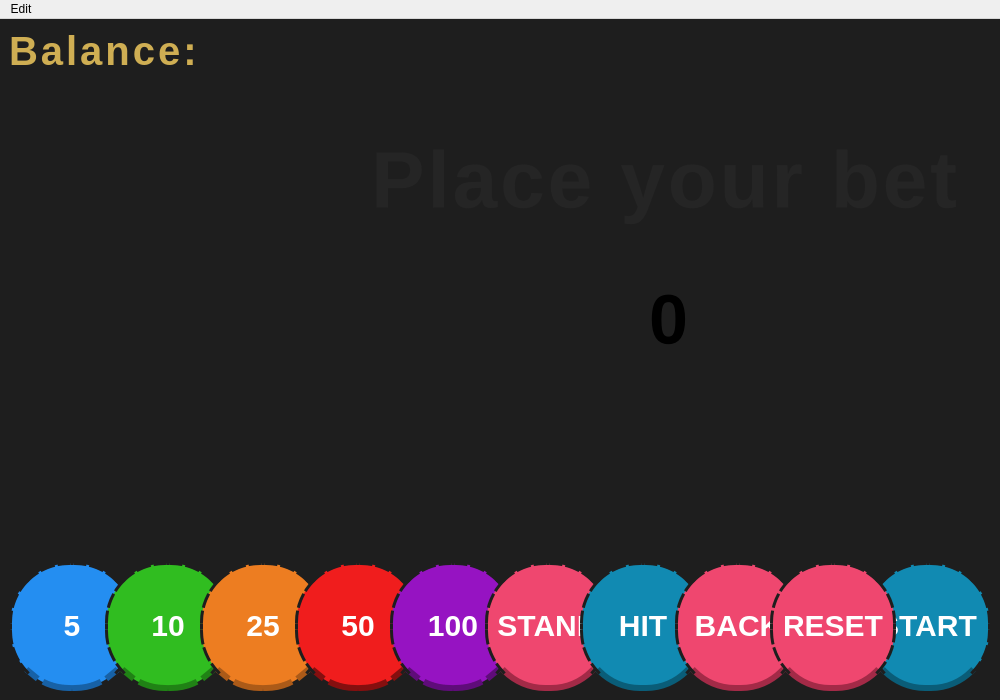
<?xml version="1.0" encoding="UTF-8"?>
<ui version="4.0">
 <class>MainWindow</class>
 <widget class="QMainWindow" name="MainWindow">
  <property name="geometry">
   <rect>
    <x>0</x>
    <y>0</y>
    <width>1000</width>
    <height>700</height>
   </rect>
  </property>
  <property name="minimumSize">
   <size>
    <width>1000</width>
    <height>700</height>
   </size>
  </property>
  <property name="windowTitle">
   <string>Blackjack</string>
  </property>
  <property name="windowIcon">
   <iconset theme="QIcon::ThemeIcon::FormatTextBold"/>
  </property>
  <property name="styleSheet">
   <string notr="true">
    #centralwidget { background: #1E1E1E; }
    QGraphicsView { background: transparent; }
    QLabel { font-family: &quot;balatro&quot;; font-weight: bold; font-size: 40px; letter-spacing: 3px; }
    QPushButton {
        min-width: 120px;
        min-height: 120px;
        max-width: 120px;
        max-height: 120px;
        border-radius: 60px;
        color: white;
        font-family: &quot;balatro&quot;;
        font-weight: bold;
        font-size: 30px;
        border: 3px dashed #1e1e1e;
    }
    QPushButton:pressed { border-bottom: 2px solid #9e3a18; margin-top: 4px; }
    QPushButton:disabled {
        background-color: #4a4a4a;
        color: #888888;
        border: 3px solid #333333;
        border-bottom: 2px solid #333333;
        border-color: #666666;
        margin-top: 4px;
    }

    QPushButton#bet5Button:enabled { background-color: #248ef1; border-bottom: 6px dashed #1761a6; }
    QPushButton#bet10Button:enabled { background-color: #30bd20; border-bottom: 6px dashed #208215; }
    QPushButton#bet25Button:enabled { background-color: #ed7d21; border-bottom: 6px dashed #ab5a18; }
    QPushButton#bet50Button:enabled { background-color: #f01d1d; border-bottom: 6px dashed #850f0f; }
    QPushButton#bet100Button:enabled { background-color: #9613c2; border-bottom: 6px dashed #5f0c7a; }

    QPushButton#standButton { background-color: #ef476f; border-bottom: 6px solid #a32a47; }
    QPushButton#hitButton { background-color: #118ab2; border-bottom: 6px solid #0a5d78; }
    QPushButton#startButton { background-color: #118ab2; border-bottom: 6px solid #0a5d78; }
    QPushButton#backButton { background-color: #ef476f; border-bottom: 6px solid #a32a47; }
    QPushButton#resetButton { background-color: #ef476f; border-bottom: 6px solid #a32a47; }

    QPushButton#bet5Button:hover { background-color: #1c7ed6; }
    QPushButton#bet10Button:hover { background-color: #269e1b; }
    QPushButton#bet25Button:hover { background-color: #cf6d1d; }
    QPushButton#bet50Button:hover { background-color: #d11919; }
    QPushButton#bet100Button:hover { background-color: #7e10a3; }
    QPushButton#standButton:hover { background-color: #d6335a; }
    QPushButton#hitButton:hover { background-color: #0e7496; }
    QPushButton#startButton:hover { background-color: #0e7496; }
    QPushButton#backButton:hover { background-color: #d6335a; }
    QPushButton#resetButton:hover { background-color: #d6335a; }

    #balanceLabel { color: #cfae53; }
    #currentBetLabel { font-size: 70px; }
    #infoLabel { font-size: 80px; color: rgba(100, 100, 100, 25); }
   </string>
  </property>
  <widget class="QWidget" name="centralwidget">
   <layout class="QGridLayout" name="gridLayout">
    <item row="4" column="0">
     <widget class="QGraphicsView" name="playerHandView">
      <property name="sizePolicy">
       <sizepolicy hsizetype="Expanding" vsizetype="Expanding">
        <horstretch>0</horstretch>
        <verstretch>0</verstretch>
       </sizepolicy>
      </property>
      <property name="frameShape">
       <enum>QFrame::Shape::NoFrame</enum>
      </property>
      <property name="frameShadow">
       <enum>QFrame::Shadow::Plain</enum>
      </property>
      <property name="lineWidth">
       <number>0</number>
      </property>
      <property name="backgroundBrush">
       <brush brushstyle="NoBrush">
        <color alpha="0">
         <red>0</red>
         <green>0</green>
         <blue>0</blue>
        </color>
       </brush>
      </property>
      <property name="foregroundBrush">
       <brush brushstyle="NoBrush">
        <color alpha="0">
         <red>0</red>
         <green>0</green>
         <blue>0</blue>
        </color>
       </brush>
      </property>
     </widget>
    </item>
    <item row="2" column="0">
     <widget class="QGraphicsView" name="dealerHandView">
      <property name="frameShape">
       <enum>QFrame::Shape::NoFrame</enum>
      </property>
     </widget>
    </item>
    <item row="0" column="0">
     <widget class="QLabel" name="balanceLabel">
      <property name="text">
       <string>Balance:</string>
      </property>
      <property name="alignment">
       <set>Qt::AlignmentFlag::AlignLeading|Qt::AlignmentFlag::AlignLeft|Qt::AlignmentFlag::AlignTop</set>
      </property>
     </widget>
    </item>
    <item row="5" column="1">
     <widget class="QPushButton" name="startButton">
      <property name="cursor">
       <cursorShape>PointingHandCursor</cursorShape>
      </property>
      <property name="text">
       <string>START</string>
      </property>
     </widget>
    </item>
    <item row="5" column="0">
     <layout class="QHBoxLayout" name="playerButtons">
      <item>
       <widget class="QPushButton" name="bet5Button">
        <property name="cursor">
         <cursorShape>PointingHandCursor</cursorShape>
        </property>
        <property name="text">
         <string>5</string>
        </property>
       </widget>
      </item>
      <item>
       <widget class="QPushButton" name="bet10Button">
        <property name="cursor">
         <cursorShape>PointingHandCursor</cursorShape>
        </property>
        <property name="text">
         <string>10</string>
        </property>
       </widget>
      </item>
      <item>
       <widget class="QPushButton" name="bet25Button">
        <property name="cursor">
         <cursorShape>PointingHandCursor</cursorShape>
        </property>
        <property name="text">
         <string>25</string>
        </property>
       </widget>
      </item>
      <item>
       <widget class="QPushButton" name="bet50Button">
        <property name="cursor">
         <cursorShape>PointingHandCursor</cursorShape>
        </property>
        <property name="text">
         <string>50</string>
        </property>
       </widget>
      </item>
      <item>
       <widget class="QPushButton" name="bet100Button">
        <property name="cursor">
         <cursorShape>PointingHandCursor</cursorShape>
        </property>
        <property name="text">
         <string>100</string>
        </property>
       </widget>
      </item>
      <item>
       <widget class="QPushButton" name="standButton">
        <property name="cursor">
         <cursorShape>PointingHandCursor</cursorShape>
        </property>
        <property name="text">
         <string>STAND</string>
        </property>
       </widget>
      </item>
      <item>
       <widget class="QPushButton" name="hitButton">
        <property name="cursor">
         <cursorShape>PointingHandCursor</cursorShape>
        </property>
        <property name="text">
         <string>HIT</string>
        </property>
       </widget>
      </item>
      <item>
       <widget class="QPushButton" name="backButton">
        <property name="text">
         <string>BACK</string>
        </property>
       </widget>
      </item>
      <item>
       <widget class="QPushButton" name="resetButton">
        <property name="text">
         <string>RESET</string>
        </property>
       </widget>
      </item>
     </layout>
    </item>
   </layout>
   <widget class="QLabel" name="currentBetLabel">
    <property name="geometry">
     <rect>
      <x>570</x>
      <y>250</y>
      <width>200</width>
      <height>100</height>
     </rect>
    </property>
    <property name="text">
     <string>0</string>
    </property>
    <property name="alignment">
     <set>Qt::AlignmentFlag::AlignCenter</set>
    </property>
   </widget>
   <widget class="QLabel" name="infoLabel">
    <property name="geometry">
     <rect>
      <x>20</x>
      <y>70</y>
      <width>1291</width>
      <height>181</height>
     </rect>
    </property>
    <property name="text">
     <string>Place your bet</string>
    </property>
    <property name="scaledContents">
     <bool>false</bool>
    </property>
    <property name="alignment">
     <set>Qt::AlignmentFlag::AlignCenter</set>
    </property>
    <property name="wordWrap">
     <bool>false</bool>
    </property>
   </widget>
   <zorder>dealerHandView</zorder>
   <zorder>playerHandView</zorder>
   <zorder>currentBetLabel</zorder>
   <zorder>balanceLabel</zorder>
   <zorder>infoLabel</zorder>
   <zorder>startButton</zorder>
  </widget>
  <widget class="QMenuBar" name="menuBar">
   <property name="geometry">
    <rect>
     <x>0</x>
     <y>0</y>
     <width>1000</width>
     <height>27</height>
    </rect>
   </property>
   <widget class="QMenu" name="menuSelect_skin">
    <property name="title">
     <string>Edit</string>
    </property>
    <addaction name="selectSkinAction"/>
   </widget>
   <addaction name="menuSelect_skin"/>
  </widget>
  <action name="selectSkinAction">
   <property name="text">
    <string>Select skin</string>
   </property>
  </action>
 </widget>
 <resources/>
 <connections/>
</ui>
